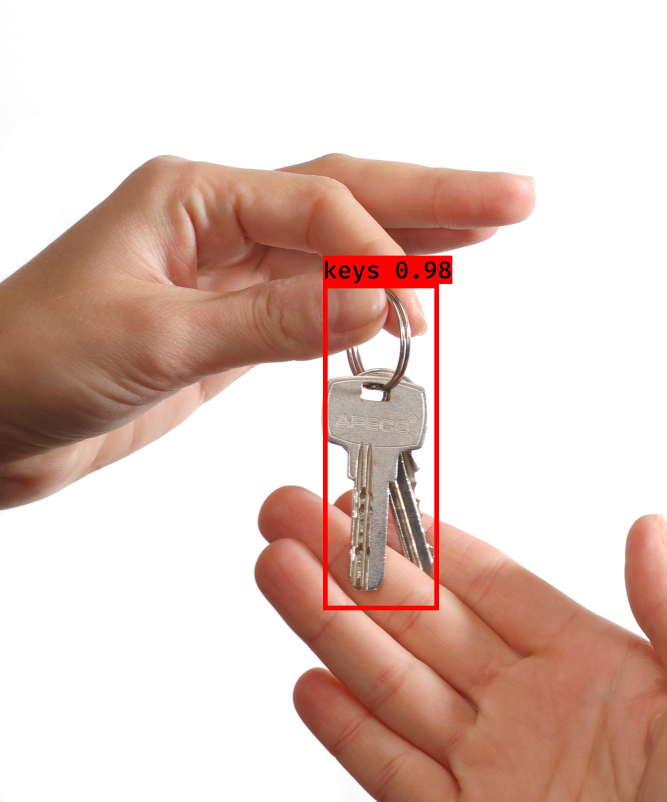
#> input picture yolo1.jpg, 2000 x 2404 px, given as the content of the folder yolo1.jpg, which was not available (shown at 1/3 size)
$ python keys_with_background.py --keys . --background yolo1.jpg
#> lines starting #> are read from the running program, lines starting #| are printed output that depends on the picture; pictures that were not available may be replaced by others from this repository, and a replacement may not be noted
#> in load_background, background is the input picture: shape (2404, 2000, 3); mean B, G, R 191, 199.3, 224
#!/usr/bin/python
# -*- coding: utf-8 -*-

import os
import cv2
import numpy as np
import matplotlib.pyplot as plt
from keras.preprocessing import image
import sys
import argparse


# =============================================================================

def find_bounding_box(alpha_channel):
    """Find the bounding box of an image, based on its alpha channel

....The idea is to project the alpha value on the X and Y axis to get their histogram,
....then to define the box where 99,9% of the image opacity is.

....alpha_channel........Image alpha channel
....return ................(x, y, width, height) of the bounding box"""

# =============================================================================

    # Project image

    prj_h = np.sum(alpha_channel, axis=0)
    prj_v = np.sum(alpha_channel, axis=1)
    prj_tot = np.sum(prj_h)

    # This function finds the interval where the histogram is at (eps:1-eps) %

    def find_limits(projection, epsilon):

        integration = 0
        start = 0
        for i in range(len(projection)):
            integration += projection[i]
            if not start and integration > epsilon:
                start = i
            if integration > 1 - epsilon:
                end = i
                break

        return (start, end)

    # Find bounding box limits along X and Y

    (sx, ex) = find_limits(prj_h / prj_tot, 0.001)
    (sy, ey) = find_limits(prj_v / prj_tot, 0.001)

    return (sx, sy, ex - sx, ey - sy)


# =============================================================================

def load_key(
    path,
    size,
    rotation=0,
    flip=False,
    ):
    """Load a key image, with alpha channel included, and resize it, rotate it,
....and ajust its bounding box tightly

....path............Path to the image
....size............Highest dimension (width or height) of the final image [px]
....rotation........Rotation to apply to the image [deg]
....flip............True to flip the image along the horizontal axis

....return............Key image
...."""
#> called with path = './keys_and_background', size = 172.6, rotation = 305, flip = False

# =============================================================================

    # Open image

    key = cv2.imread(path, cv2.IMREAD_UNCHANGED)
    key = cv2.cvtColor(key, cv2.COLOR_BGRA2RGBA)
    if flip:
        key = cv2.flip(key, 0)
    (height, width) = key.shape[:2]
#> height = 2404; width = 2000

    # Increase canvas size to ensure to make any rotation without losing pixels

    dim = int(max(height, width) * 2 ** 0.5)
#> dim = 3399
    new_canvas = np.zeros((dim, dim, 4), dtype=np.uint8)

    offx = (dim - width) // 2
#> offx = 699
    offy = (dim - height) // 2
#> offy = 497
    new_canvas[offy:offy + height, offx:offx + width, :] = key
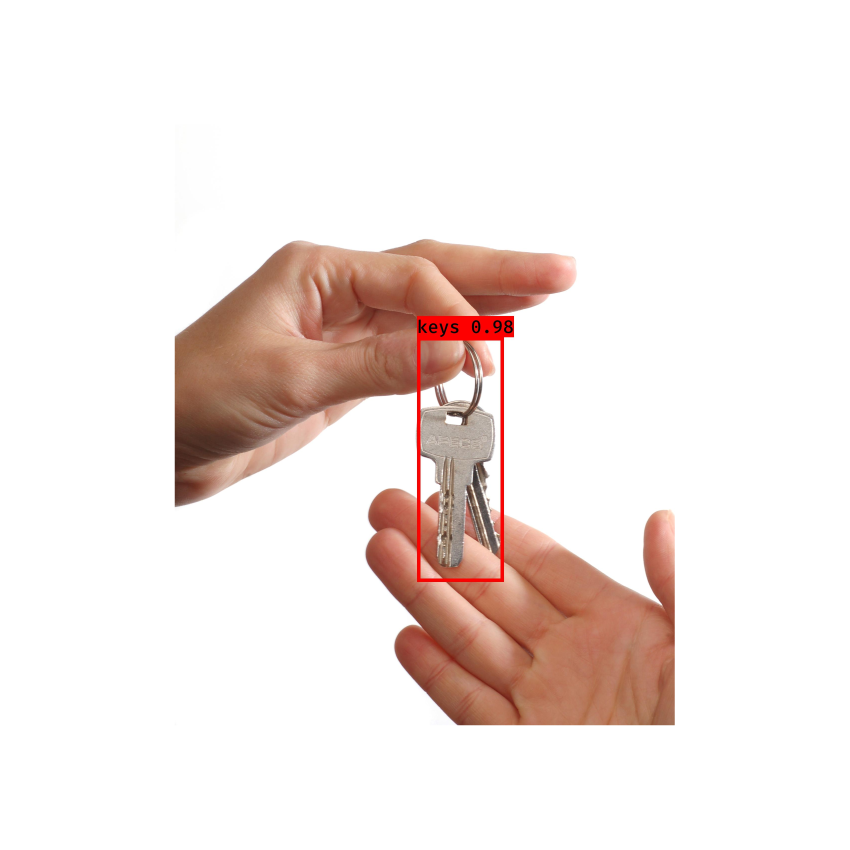
#> new_canvas: shape (3399, 3399, 4) (shown at 1/4 size); mean R, G, B, A 93.2, 82.9, 79.5, 106.1; transparent parts drawn white
    key = new_canvas

    # Apply the rotation

    rot_mtx = cv2.getRotationMatrix2D((dim // 2, dim // 2), 45, 1)
    key = cv2.warpAffine(key, rot_mtx, (dim, dim))
#> key: shape (3399, 3399, 4)

    # Find bounding box and remove what is outside

    alpha_channel = key[:, :, 3]
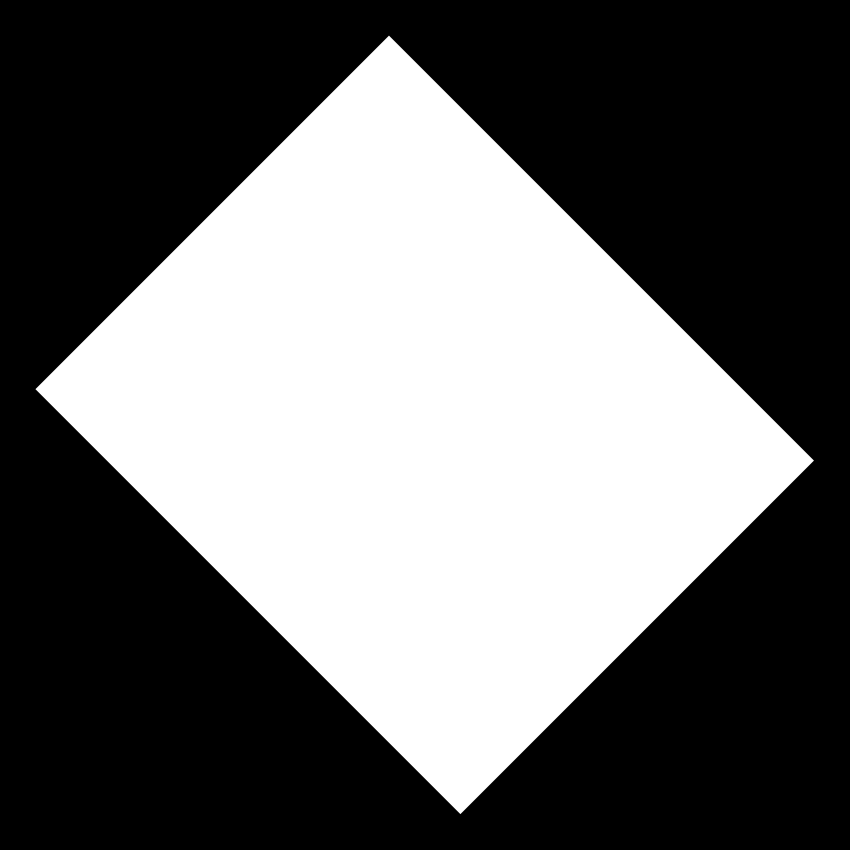
#> alpha_channel: shape (3399, 3399) (shown at 1/4 size); min 0, max 255, mean 106.1
    (x, y, w, h) = find_bounding_box(alpha_channel)
#> in find_bounding_box, `prj_h = np.sum(alpha_channel, axis=0)`: prj_h = 3399 values, max 721252 at index 1557, min 0 at index 0, mean 360705.5
#> in find_bounding_box, `prj_v = np.sum(alpha_channel, axis=1)`: prj_v has the same summary as prj_h
#> in find_bounding_box, `prj_tot = np.sum(prj_h)`: prj_tot = 1226037888
#> the loop in find_limits, `for i in range(len(projection)):` made 3187 passes
#> (integration, start) on pass 212: (0.00103, 211)
#> (integration, end) on pass 3187: (0.999, 3186)
#> after the loop in find_limits, `for i in range(len(projection)):`: integration = 0.999; start = 211
#> in find_bounding_box, `(sx, ex) = find_limits(prj_h / prj_tot, 0.001)`: ex = 3186
#> the loop in find_limits (call 2), `for i in range(len(projection)):` made 3188 passes
#> (integration, start) on pass 212: (0.00101, 211)
#> (integration, end) on pass 3188: (0.999, 3187)
#> in find_bounding_box, `(sy, ey) = find_limits(prj_v / prj_tot, 0.001)`: sy = 211; ey = 3187
#> x = 211; y = 211; w = 2975; h = 2976
    key = key[y:y + h, x:x + w, :]
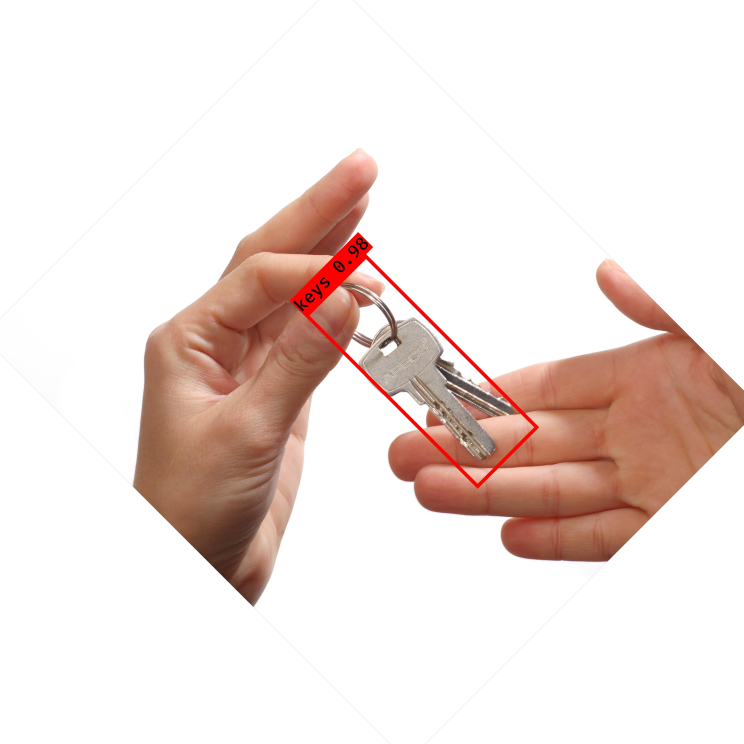
#> key: shape (2976, 2975, 4) (shown at 1/4 size); mean R, G, B, A 121.2, 107.7, 103.2, 137.9; transparent parts drawn white
    (height, width) = (h, w)
#> height = 2976; width = 2975

    # Resize image so that its highest dimension is 'size'

    f_width = width / size
#> f_width = 17.23
    f_height = height / size
#> f_height = 17.24
    f = max(f_width, f_height)
#> f = 17.24
    key = cv2.resize(key, None, fx=1 / f, fy=1 / f,
                    interpolation=cv2.INTER_AREA)
#> key: shape (173, 173, 4)
    (height, width) = key.shape[:2]
#> height = 173; width = 173

    return key


# =============================================================================

def load_background(
    path,
    target_width,
    target_height,
    flip=False,
    ):
    """Load a background image, while ensuring its size fits the requested one
....If needed, image is cropped to preserve the aspect ratio

....path............................Path to the image
....target_width, target_height........Desired dimensions
....return ............................Image"""

# =============================================================================

    background = cv2.imread(path)
    background = cv2.cvtColor(background, cv2.COLOR_BGR2RGB)
    if flip:
        background = cv2.flip(background, 1)

    # Find scaling factor, so that the image is just bigger than requested (one dimension fit, the other is bigger)

    (height, width) = background.shape[:2]
    f_width = width / target_width
    f_height = height / target_height
    f = min(f_width, f_height)

    # Resize

    background = cv2.resize(background, None, fx=1 / f, fy=1 / f,
                            interpolation=cv2.INTER_AREA)
    #(height, width) = background.shape[:2]

    # Then crop what is outside the requested size, with a random offset

    (height, width) = background.shape[:2]
    if height > target_height:
        offset = int(np.random.uniform(0, height - target_height))

        # offset = (height-target_height)//2

        background = background[offset:offset + target_height, :, :]
    elif width > target_width:

        offset = int(np.random.uniform(0, width - target_width))

        # offset = (width-target_width)//2

        background = background[:, offset:offset + target_width, :]

    return background


# =============================================================================

def addkey_to_background(
    background,
    key,
    x,
    y,
    blurr=0,
    ):
    """Patch a background image by the addition of a foreground image (key).
....The two images are combined by mixing them according to the key alpha channel

....background............Background image to patch
....key....................Image of the key to add to the background
....x, y................Position in the background image where to add the key
....blurr................Quantity of blurring (0..1)
...."""
#> called with x = 98, y = 89, blurr = 0.384

# =============================================================================

    key_alpha = key[:, :, 3]
    key_rgb = key[:, :, :3]
    (height, width) = key.shape[:2]
#> height = 173; width = 173

    # For each alpha value at x, y position, create a triplet of this same value

    alpha_factor = 0.9 * key_alpha[:, :, np.newaxis].astype(np.float32) \
        / 255.0
    alpha_factor = np.concatenate((alpha_factor, alpha_factor,
                                alpha_factor), axis=2)
#> alpha_factor: shape (173, 173, 3) float32

    # Compute the patch to apply to the image (mix of background and foreground)

    key_rgb = key_rgb.astype(np.float32) * alpha_factor
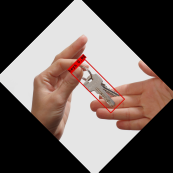
#> key_rgb: shape (173, 173, 3) float32; mean R, G, B 108, 96.1, 92
    patch = background.astype(np.float32)[y:y + height, x:x + width] \
        * (1 - alpha_factor)
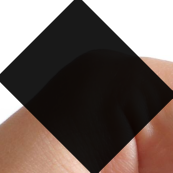
#> patch: shape (173, 173, 3) float32; mean R, G, B 110.6, 96.8, 90.8
    patch += key_rgb
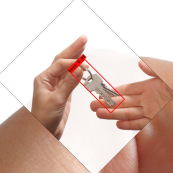
#> patch: shape (173, 173, 3) float32; mean R, G, B 218.7, 192.8, 182.9

    # patch the image

    background[y:y + height, x:x + width] = patch.astype(np.uint8)
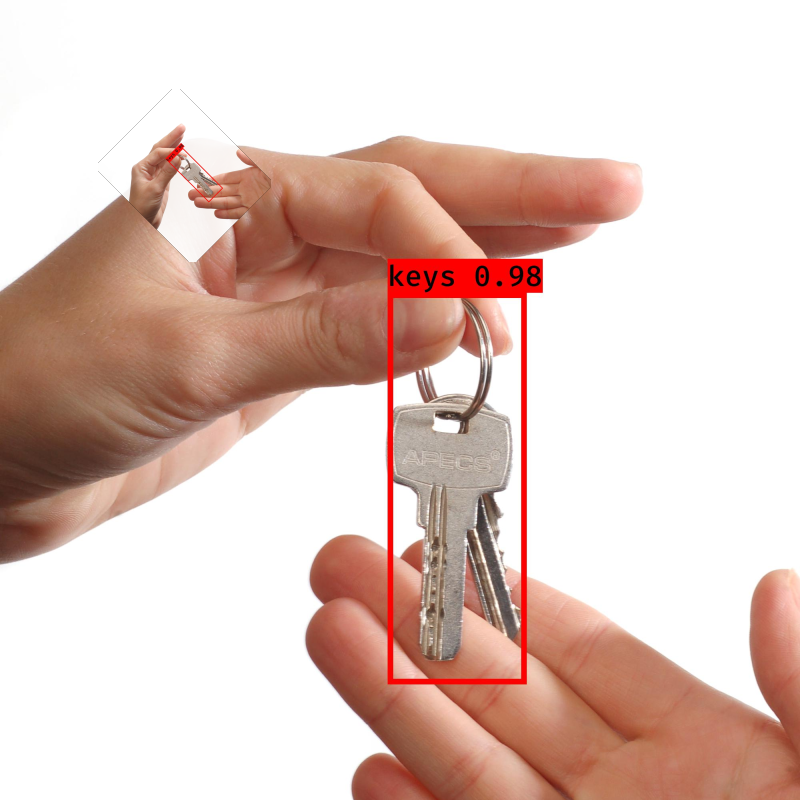
#> background: shape (800, 800, 3); mean R, G, B 223.9, 198.8, 190.8

    # A bit of blurring

    kernel_size = int(round(3 * blurr)) * 2 + 1
    blurred = cv2.GaussianBlur(background, (kernel_size, kernel_size),
                            0)
    return blurred


# =============================================================================
# """Image generation script"""
# =============================================================================

FLAGS = None

if __name__ == '__main__':

    # class YOLO defines the default value, so suppress any default here

    parser = argparse.ArgumentParser(argument_default=argparse.SUPPRESS)
    parser.add_argument('--keys', type=str, required=True,
                        help='path to keys path')

    parser.add_argument('--background', type=str, required=True,
                        help='path to background path')

    parser.add_argument('--output', type=str,
                        default='./keys_and_background',
                        help='path to output, default keys_and_background '
                        )
    FLAGS = parser.parse_args()

    NUM_IMAGES = 1000
    KEY_SIZE_RANGE = (60, 250)
    BACK_SIZE = 800

    PATH_KEYS = FLAGS.keys
    PATH_BACKGROUND = FLAGS.background
    PATH_OUTPUT = FLAGS.output
    os.makedirs(PATH_OUTPUT, exist_ok = True)


    # Load paths to key

    key_paths = []
    for path in os.listdir(PATH_KEYS):
        key_paths.append(os.path.join(PATH_KEYS, path))

    # Load paths to backgrounds

    back_paths = []
    for path in os.listdir(PATH_BACKGROUND):
        back_paths.append(os.path.join(PATH_BACKGROUND, path))

    csv_lines = []
    num_images = NUM_IMAGES
    while num_images > 0:

        # Choose configuration at random

        back_path = np.random.choice(back_paths)
        key_path = np.random.choice(key_paths)
        key_size = np.random.uniform(*KEY_SIZE_RANGE)
        x = int(np.random.uniform(BACK_SIZE - key_size - 1))
        y = int(np.random.uniform(BACK_SIZE - key_size - 1))
        angle = int(np.random.uniform(0, 360))
        flip = np.random.choice((True, False))
        flip_bckd = np.random.choice((True, False))
        blurr = np.random.uniform()

        # Combine background and foreground

        print (back_path)
        b = load_background(back_path, BACK_SIZE, BACK_SIZE, flip_bckd)
        k = load_key(key_path, key_size, angle, flip)
        final = addkey_to_background(b, k, x, y, blurr)

        # Save image
        output_path = os.path.join(PATH_OUTPUT,
                                   'gen_{:04d}.jpg'.format(num_images))
#> (the run stopped early here; a loop or call above may not have finished)
